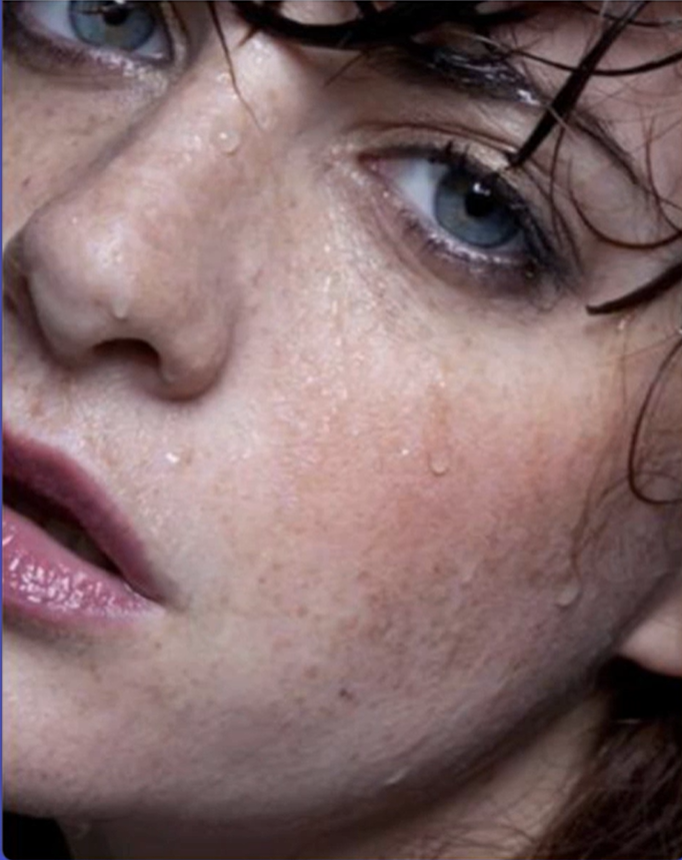
#> input picture tutorial_2/301/materyal/woman.png, 682 x 860 px, found by its file name
$ python 07_gaussDuzlestirmeFiltresi.py
#> lines starting #> are read from the running program, lines starting #| are printed output that depends on the picture


#----------------------------#
# GAUSS DÜZLEŞTİRME FİLTRESİ
#----------------------------#

# Gürültülü bir resmi düzleştirmek için kullanılır.GaussianBlur fonksiyonu ile resmin üzerinde Gauss düzleştirme işlemi yapılır.


import cv2
import numpy as np

img = cv2.imread(r"materyal\woman.png") # Resmi okur.
#> img is the input picture: shape (860, 682, 3); mean B, G, R 105.6, 104.9, 129.7
cv2.namedWindow("Original Image", cv2.WINDOW_AUTOSIZE) # Resim penceresi oluşturur.

h, w = img.shape[:2] # Yükseklik ve genişlik değerlerini alır.
#> h = 860; w = 682

dst = cv2.bilateralFilter(img, 0, 100, 35) # Resmi düzleştirir.
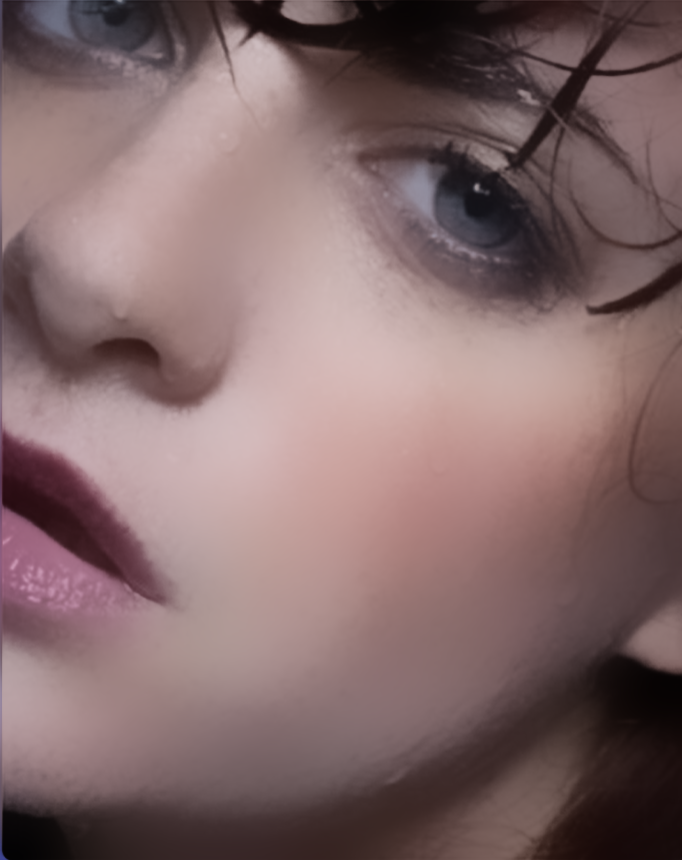
#> dst: shape (860, 682, 3); mean B, G, R 105.7, 105.2, 130.1
# İlk parametre resim, ikinci parametre pikselin çapı, üçüncü ve dördüncü parametre renk ve uzaklık filtresi.


result = np.zeros([h, w*2, 3], dtype=img.dtype) # İki resmi birleştirmek için bir dizi oluşturur.
result[0:h, 0:w, :] = img # İlk resmi diziye ekler.
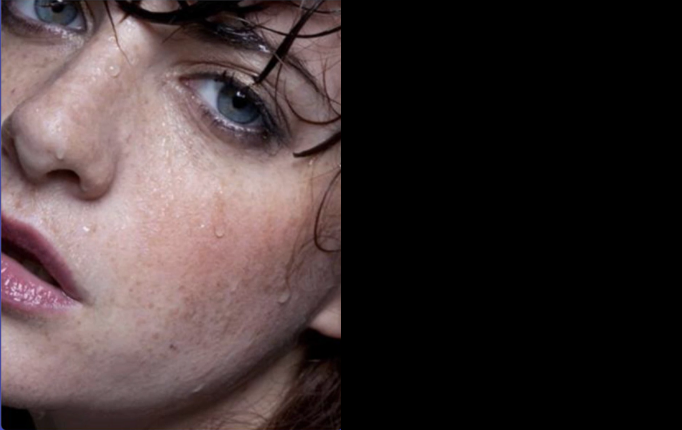
#> result: shape (860, 1364, 3) (shown at 1/2 size); mean B, G, R 52.8, 52.5, 64.9
result[0:h, w:2*w, :] = dst # İkinci resmi diziye ekler.
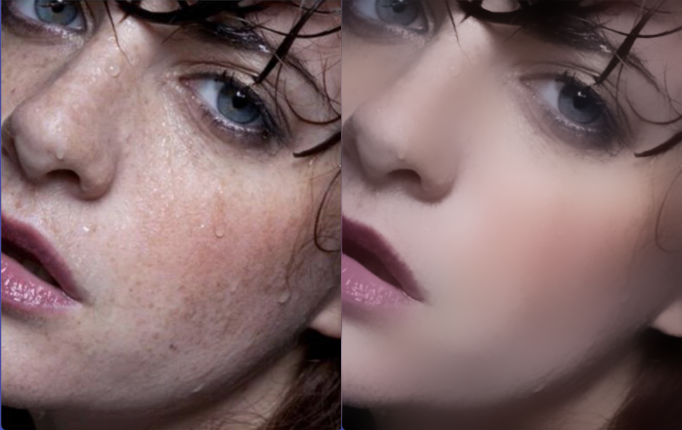
#> result: shape (860, 1364, 3) (shown at 1/2 size); mean B, G, R 105.7, 105, 129.9

cv2.imshow("Gaussian Smoothing", result) # Düzleştirilmiş resmi gösterir.
cv2.imshow("Original Image", img) # Resmi gösterir.
cv2.waitKey(0) # Kullanıcı bir tuşa basana kadar bekler.
cv2.destroyAllWindows() # Tüm pencereleri kapatır.
